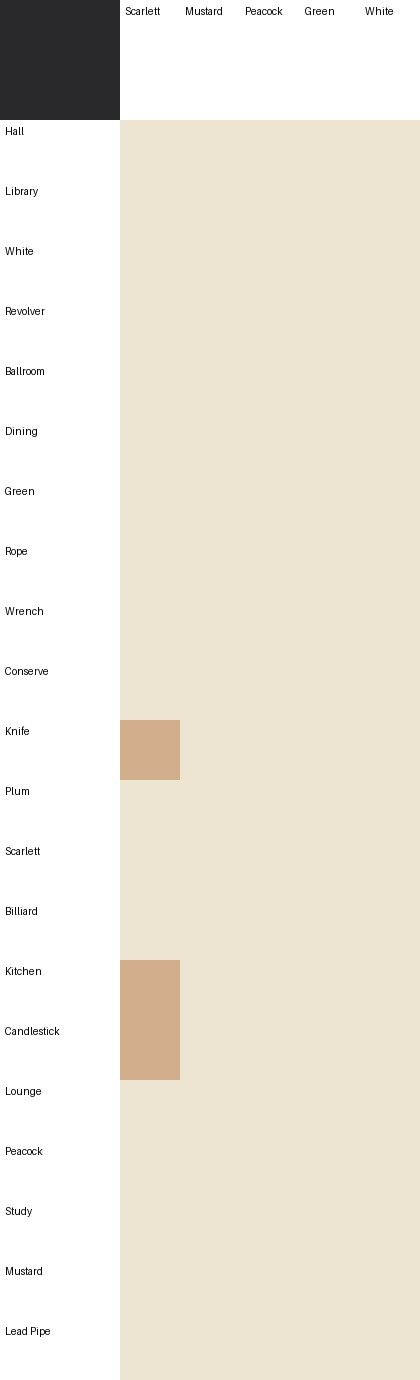

The script that drew this image:
"""
This is a module for the third slice of Clue.
It houses and manipulates all data regarding suggestions.
"""

from config import (
    CELL_BORDER,
    CELL_SIZE,
    HAND_SIZE,
    IMAGE_PATH,
    HEADER_SIZE,
    TILE_COLOURS,
)


class DetectiveNotes(object):
    def __init__(self, suspects, weapons, rooms, players, sidebar):
        # raw game details
        self.__cards = suspects.union(weapons).union(rooms)
        self.__hand_size = HAND_SIZE[len(players)]
        self.__players = players
        self.__rooms = rooms
        self.__sidebar = sidebar
        self.__suspects = suspects
        self.__weapons = weapons

        # 2D dictionary to store gained card information
        # None -> no data, True -> has card, False -> does not have card
        self.__notes = {
            player: {card: None for card in self.__cards} for player in self.__players
        }

    def draw(self):
        from PIL import Image, ImageDraw, ImageFont

        self.__update()

        # set the width and height of the board
        width = len(self.__players) * CELL_SIZE + HEADER_SIZE
        height = len(self.__cards) * CELL_SIZE + HEADER_SIZE

        img = Image.new("RGBA", (width, height), color=(40, 39, 41))
        draw = ImageDraw.Draw(img)
        font = ImageFont.load_default()

        # draw the header
        for i, player in enumerate(self.__players):
            draw.rectangle(
                [
                    (i * CELL_SIZE + HEADER_SIZE, 0),
                    ((i + 1) * CELL_SIZE + HEADER_SIZE, HEADER_SIZE),
                ],
                fill=(255, 255, 255),
            )
            draw.text(
                (i * CELL_SIZE + HEADER_SIZE + CELL_BORDER, CELL_BORDER),
                player,
                fill=(0, 0, 0),
                font=font,
            )
        for j, card in enumerate(self.__cards):
            draw.rectangle(
                [
                    (0, j * CELL_SIZE + HEADER_SIZE),
                    (HEADER_SIZE, (j + 1) * CELL_SIZE + HEADER_SIZE),
                ],
                fill=(255, 255, 255),
            )
            draw.text(
                (CELL_BORDER, j * CELL_SIZE + HEADER_SIZE + CELL_BORDER),
                card,
                fill=(0, 0, 0),
                font=font,
            )

        # draw rows one at a time (there are always more cards than players)
        for row, card in enumerate(self.__cards):
            for col, player in enumerate(self.__players):
                # get the colour of the cell
                colour = TILE_COLOURS[self.__notes[player][card]]
                draw.rectangle(
                    [
                        (col * CELL_SIZE + HEADER_SIZE, row * CELL_SIZE + HEADER_SIZE),
                        (
                            (col + 1) * CELL_SIZE + HEADER_SIZE,
                            (row + 1) * CELL_SIZE + HEADER_SIZE,
                        ),
                    ],
                    fill=colour,
                )

        img.save(IMAGE_PATH)
        print(f"Detective notes saved to {IMAGE_PATH}.")

    def reveal_card(self, player, card):
        """
        Marks when a player's card is revealed.

        str player: player who revealed the card.
        str card: card that was revealed.
        """
        self.__notes[player][card] = True

    def __update(self):
        # TODO
        pass
